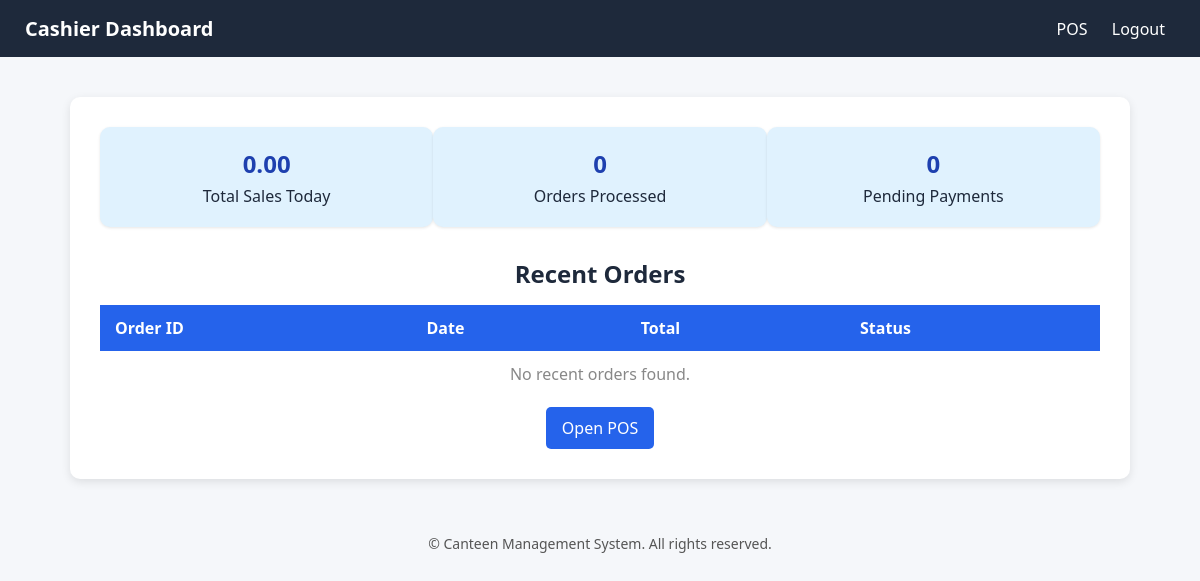
Page /cashier/dashboard/ (signed in) on the earlier database version.
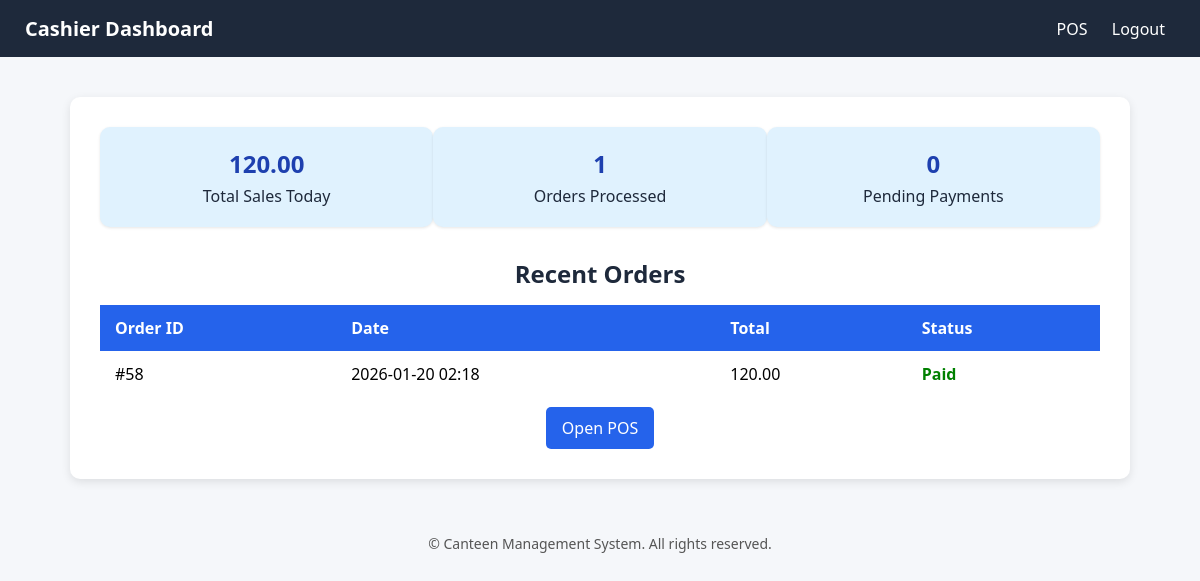
Same page on the later database version.
### canteen/models.py (models this page shows, shortened)
class Order(models.Model):
    created_at = models.DateTimeField(auto_now_add=True)
    cashier = models.ForeignKey(User, on_delete=models.SET_NULL, null=True, blank=True)
    order_type = models.CharField(max_length=20, choices=ORDER_TYPE_CHOICES, default='takeaway')
    discount_amount = models.DecimalField(max_digits=9, decimal_places=2, default=0)
    is_paid = models.BooleanField(default=False)
    cancelled = models.BooleanField(default=False)
    cancel_reason = models.TextField(blank=True)
    total_amount = models.DecimalField(max_digits=10, decimal_places=2, default=0)

### canteen/views.py (the view)
# urls.py: path('cashier/dashboard/', views.cashier_dashboard, name='cashier_dashboard'),
@login_required
def cashier_dashboard(request):
    from .models import Order
    today = timezone.localdate()
    orders_today = Order.objects.filter(
        cashier=request.user,
        created_at__date=today
    )
    total_sales = orders_today.filter(is_paid=True).aggregate(total=Sum('total_amount'))['total'] or 0
    total_orders = orders_today.count()
    pending_orders = orders_today.filter(is_paid=False).count()
    recent_orders = orders_today.order_by('-created_at')[:10]
    context = {
        'total_sales': f"{total_sales:.2f}",
        'total_orders': total_orders,
        'pending_orders': pending_orders,
        'recent_orders': recent_orders,
    }
    return render(request, 'canteen/cashier_dashboard.html', context)

### canteen/templates/canteen/cashier_dashboard.html (shortened to what this page needs)
<!DOCTYPE html>
<html lang="en">
<head>
</head>
<body>
<header>
    <h1>Cashier Dashboard</h1>
    <nav>
        <a href="{% url 'canteen:pos' %}">POS</a>
        <a href="{% url 'logout' %}">Logout</a>
    </nav>
</header>
<div class="container">
    <div class="summary">
        <div class="summary-box">
            <h2>{{ total_sales }}</h2>
            <p>Total Sales Today</p>
        </div>
        <div class="summary-box">
            <h2>{{ total_orders }}</h2>
            <p>Orders Processed</p>
        </div>
        <div class="summary-box">
            <h2>{{ pending_orders }}</h2>
            <p>Pending Payments</p>
        </div>
    </div>
    <h2>Recent Orders</h2>
    <table>
        <thead>
            <tr>
                <th>Order ID</th>
                <th>Date</th>
                <th>Total</th>
                <th>Status</th>
            </tr>
        </thead>
        <tbody>
            {% for order in recent_orders %}
            <tr>
                <td>#{{ order.id }}</td>
                <td>{{ order.created_at|date:"Y-m-d H:i" }}</td>
                <td>{{ order.total_amount }}</td>
                <td>
                    {% if order.is_paid %}
                        <span style="color:green;font-weight:bold;">Paid</span>
                    {% else %}
                        <span style="color:red;font-weight:bold;">Unpaid</span>
                    {% endif %}
                </td>
            </tr>
            {% empty %}
            <tr>
                <td colspan="4" style="text-align:center;color:#888;">No recent orders found.</td>
            </tr>
            {% endfor %}
        </tbody>
    </table>
    <div style="text-align:center;">
        <a href="{% url 'canteen:pos' %}" class="btn">Open POS</a>
    </div>
</div>
<footer>
    © {{ now|date:"Y" }} Canteen Management System. All rights reserved.
</footer>
</body>
</html>

Differences in the rows shown:
added Order: id "58", created_at "2026-01-20 02:18", total_amount "120.00", is_paid "Paid"
Other differences:
{{ total_sales }}: "0.00" → "120.00"
{{ total_orders }}: "0" → "1"
text no longer shown: "No recent orders found."
